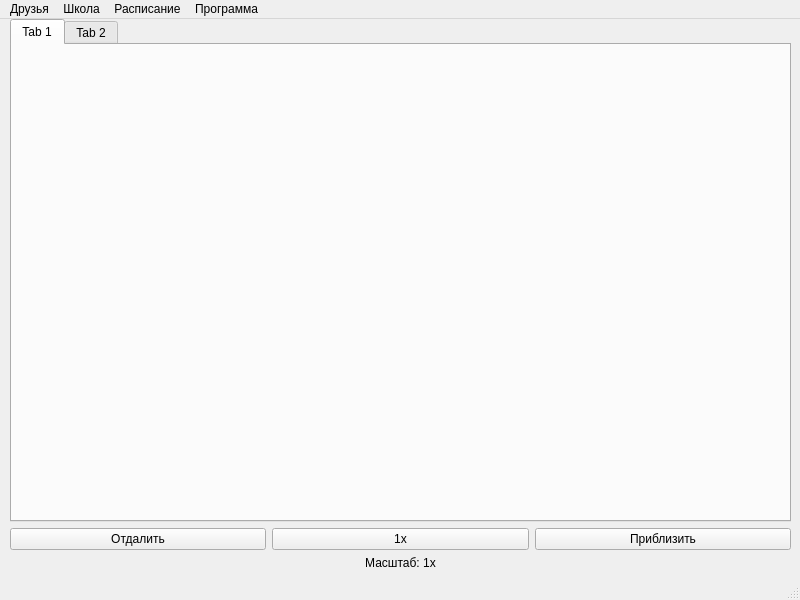
<?xml version="1.0" encoding="UTF-8"?>
<ui version="4.0">
 <class>MainWindow</class>
 <widget class="QMainWindow" name="MainWindow">
  <property name="geometry">
   <rect>
    <x>0</x>
    <y>0</y>
    <width>800</width>
    <height>600</height>
   </rect>
  </property>
  <property name="sizePolicy">
   <sizepolicy hsizetype="Preferred" vsizetype="Preferred">
    <horstretch>0</horstretch>
    <verstretch>0</verstretch>
   </sizepolicy>
  </property>
  <property name="windowTitle">
   <string>School Map</string>
  </property>
  <widget class="QWidget" name="centralwidget">
   <property name="sizePolicy">
    <sizepolicy hsizetype="Expanding" vsizetype="Expanding">
     <horstretch>0</horstretch>
     <verstretch>0</verstretch>
    </sizepolicy>
   </property>
   <widget class="QWidget" name="verticalLayoutWidget">
    <property name="geometry">
     <rect>
      <x>10</x>
      <y>0</y>
      <width>781</width>
      <height>551</height>
     </rect>
    </property>
    <layout class="QVBoxLayout" name="verticalLayout">
     <property name="sizeConstraint">
      <enum>QLayout::SetDefaultConstraint</enum>
     </property>
     <item>
      <widget class="QTabWidget" name="floor_veiw">
       <property name="currentIndex">
        <number>0</number>
       </property>
       <widget class="QWidget" name="floor_1">
        <attribute name="title">
         <string>Tab 1</string>
        </attribute>
        <widget class="QWidget" name="school_view_floor_1" native="true">
         <property name="geometry">
          <rect>
           <x>20</x>
           <y>20</y>
           <width>741</width>
           <height>421</height>
          </rect>
         </property>
         <property name="sizePolicy">
          <sizepolicy hsizetype="Expanding" vsizetype="Expanding">
           <horstretch>0</horstretch>
           <verstretch>0</verstretch>
          </sizepolicy>
         </property>
        </widget>
       </widget>
       <widget class="QWidget" name="floor_2">
        <attribute name="title">
         <string>Tab 2</string>
        </attribute>
       </widget>
      </widget>
     </item>
     <item>
      <layout class="QHBoxLayout" name="horizontalLayout">
       <item>
        <widget class="QPushButton" name="biggerView">
         <property name="text">
          <string>Отдалить</string>
         </property>
        </widget>
       </item>
       <item>
        <widget class="QPushButton" name="resetView">
         <property name="text">
          <string>1x</string>
         </property>
        </widget>
       </item>
       <item>
        <widget class="QPushButton" name="smallerView">
         <property name="text">
          <string>Приблизить</string>
         </property>
        </widget>
       </item>
      </layout>
     </item>
     <item>
      <widget class="QLabel" name="currentSize">
       <property name="text">
        <string>Масштаб: 1x</string>
       </property>
       <property name="alignment">
        <set>Qt::AlignCenter</set>
       </property>
      </widget>
     </item>
    </layout>
   </widget>
  </widget>
  <widget class="QMenuBar" name="menubar">
   <property name="geometry">
    <rect>
     <x>0</x>
     <y>0</y>
     <width>800</width>
     <height>20</height>
    </rect>
   </property>
   <widget class="QMenu" name="menuFriends">
    <property name="title">
     <string>Друзья</string>
    </property>
    <widget class="QMenu" name="menuAddFriend">
     <property name="title">
      <string>Добавить друга</string>
     </property>
     <addaction name="actionAddFriendById"/>
     <addaction name="actionAddFriendByUsername"/>
     <addaction name="actionAddFriendByEmail"/>
    </widget>
    <addaction name="menuAddFriend"/>
    <addaction name="actionViewFriends"/>
   </widget>
   <widget class="QMenu" name="menuSchool">
    <property name="title">
     <string>Школа</string>
    </property>
    <addaction name="actionViewStudents"/>
    <addaction name="separator"/>
    <addaction name="actionChangeSchool"/>
   </widget>
   <widget class="QMenu" name="menuSchedule">
    <property name="title">
     <string>Расписание</string>
    </property>
    <addaction name="actionAddSchedule"/>
    <addaction name="actionEditSchedule"/>
    <addaction name="actionRemoveSchedule"/>
   </widget>
   <widget class="QMenu" name="menuProgramm">
    <property name="title">
     <string>Программа</string>
    </property>
    <addaction name="actionHelp"/>
    <addaction name="actionCredits"/>
    <addaction name="actionUserInfo"/>
    <addaction name="actionEULA"/>
    <addaction name="actionLicense"/>
    <addaction name="separator"/>
    <addaction name="actionExit"/>
   </widget>
   <addaction name="menuFriends"/>
   <addaction name="menuSchool"/>
   <addaction name="menuSchedule"/>
   <addaction name="menuProgramm"/>
  </widget>
  <widget class="QStatusBar" name="statusbar"/>
  <action name="actionAddFriendById">
   <property name="text">
    <string>По идентификатору</string>
   </property>
   <property name="shortcut">
    <string>Ctrl+I</string>
   </property>
  </action>
  <action name="actionAddFriendByUsername">
   <property name="text">
    <string>По имени пользователя</string>
   </property>
  </action>
  <action name="actionAddFriendByEmail">
   <property name="icon">
    <iconset theme="mail-unread">
     <normaloff>.</normaloff>.</iconset>
   </property>
   <property name="text">
    <string>По почте</string>
   </property>
  </action>
  <action name="actionViewFriends">
   <property name="text">
    <string>Посмотреть друзей</string>
   </property>
   <property name="shortcut">
    <string>Ctrl+F</string>
   </property>
  </action>
  <action name="actionViewStudents">
   <property name="icon">
    <iconset theme="edit-find">
     <normaloff>.</normaloff>.</iconset>
   </property>
   <property name="text">
    <string>Посмотреть учеников</string>
   </property>
   <property name="shortcut">
    <string>Ctrl+S</string>
   </property>
  </action>
  <action name="actionChangeSchool">
   <property name="text">
    <string>Сменить школу</string>
   </property>
   <property name="shortcut">
    <string>Ctrl+Alt+S</string>
   </property>
  </action>
  <action name="actionAddSchedule">
   <property name="text">
    <string>Добавить расписание</string>
   </property>
   <property name="shortcut">
    <string>Ctrl+Shift+S</string>
   </property>
  </action>
  <action name="actionEditSchedule">
   <property name="text">
    <string>Изменить расписание</string>
   </property>
  </action>
  <action name="actionRemoveSchedule">
   <property name="text">
    <string>Посмотреть расписание</string>
   </property>
  </action>
  <action name="actionHelp">
   <property name="icon">
    <iconset theme="dialog-information">
     <normaloff>.</normaloff>.</iconset>
   </property>
   <property name="text">
    <string>Справка</string>
   </property>
   <property name="shortcut">
    <string>F1</string>
   </property>
  </action>
  <action name="actionCredits">
   <property name="text">
    <string>Создатели</string>
   </property>
  </action>
  <action name="actionUserInfo">
   <property name="text">
    <string>Информация о пользователе</string>
   </property>
  </action>
  <action name="actionEULA">
   <property name="text">
    <string>Пользовательское соглашение</string>
   </property>
  </action>
  <action name="actionLicense">
   <property name="icon">
    <iconset theme="document-new">
     <normaloff>.</normaloff>.</iconset>
   </property>
   <property name="text">
    <string>Лицензия</string>
   </property>
  </action>
  <action name="actionExit">
   <property name="icon">
    <iconset theme="application-exit">
     <normaloff>.</normaloff>.</iconset>
   </property>
   <property name="text">
    <string>Выход</string>
   </property>
   <property name="shortcut">
    <string>Ctrl+Q</string>
   </property>
  </action>
 </widget>
 <resources/>
 <connections/>
</ui>
